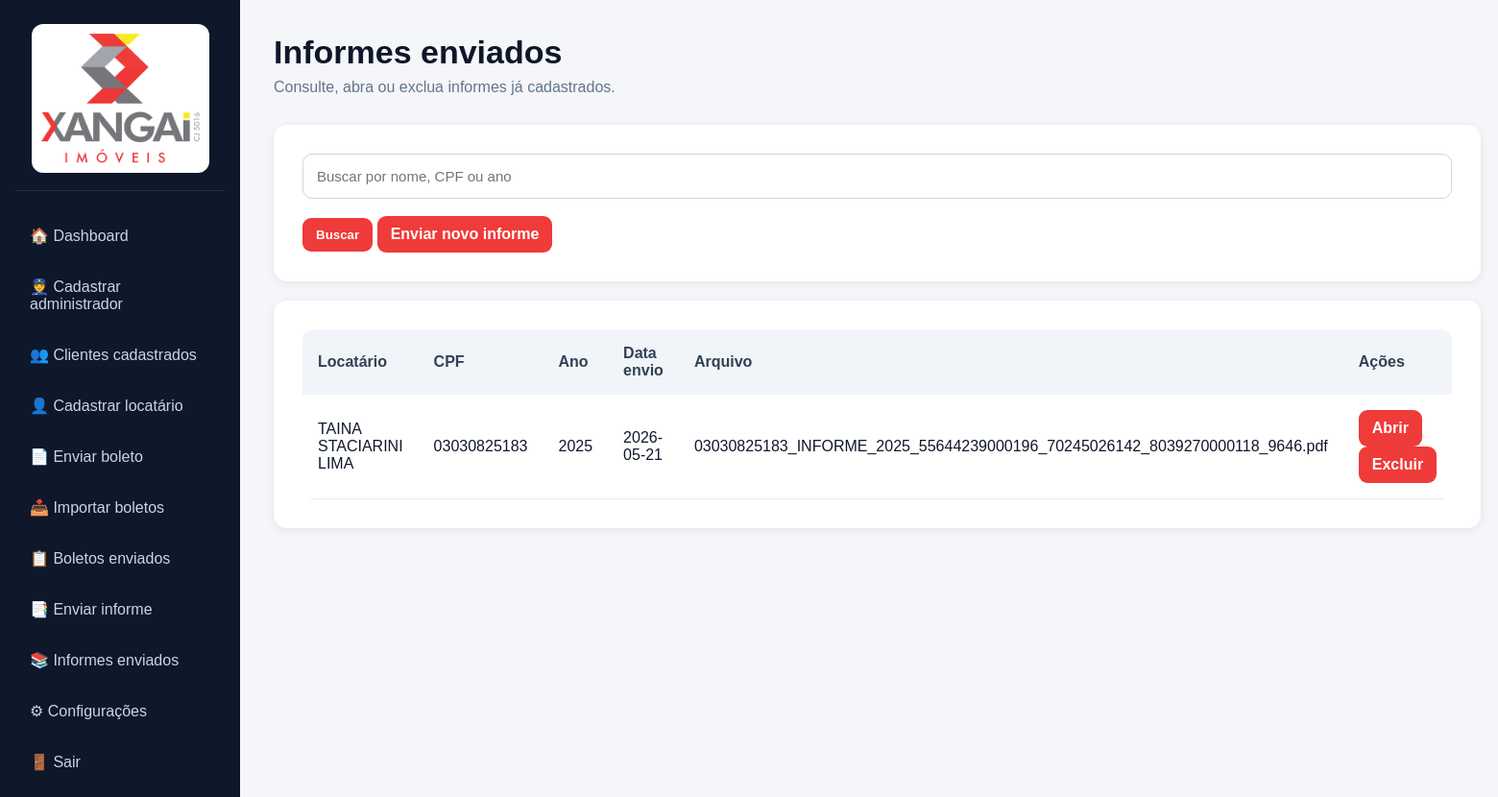
/informes_admin (signed in), run on the app's committed database.
### tables this page shows
CREATE TABLE informes (
        id INTEGER PRIMARY KEY AUTOINCREMENT,
        cpf_locatario TEXT NOT NULL,
        nome_locatario TEXT,
        nome_arquivo TEXT NOT NULL,
        ano TEXT,
        data_envio TEXT
    );

### main.py (the view)
@app.route("/informes_admin")
def informes_admin():
    if not login_obrigatorio_admin():
        return redirect("/")
    busca = request.args.get("busca", "").strip()
    conn = conectar()
    cursor = conn.cursor()
    if busca:
        termo = f"%{busca}%"
        cursor.execute("""
            SELECT id, nome_arquivo, nome_locatario, cpf_locatario, ano, data_envio
            FROM informes
            WHERE nome_locatario LIKE ? OR cpf_locatario LIKE ? OR ano LIKE ?
            ORDER BY id DESC
        """, (termo, termo, termo))
    else:
        cursor.execute("""
            SELECT id, nome_arquivo, nome_locatario, cpf_locatario, ano, data_envio
            FROM informes
            ORDER BY id DESC
        """)
    informes = cursor.fetchall()
    conn.close()
    return render_template("informes_admin.html", informes=informes, busca=busca)

### main.py (called while the page is built)
def conectar():
    return sqlite3.connect(DB_PATH)

def login_obrigatorio_admin():
    return session.get("tipo") == "admin"

### templates/informes_admin.html (shortened to what this page needs)
<!DOCTYPE html>
<html lang="pt-br">
<head><meta charset="UTF-8"><link rel="icon" href="{{ url_for('static', filename='img/favicon.png') }}"><title>Informes Enviados</title>
</head>
<body>
<div class="layout">
<aside class="menu">
    <div class="logo-area">
    <img src="{{ url_for('static', filename='img/logo_xangai.png') }}" alt="Xangai Imóveis" class="logo-menu">
</div>
    <a href="/admin">🏠 Dashboard</a>
    <a href="/cadastro_admin">👮 Cadastrar administrador</a>
    <a href="/clientes_admin">👥 Clientes cadastrados</a>
    <a href="/cadastro_locatario">👤 Cadastrar locatário</a>
    <a href="/upload_boleto">📄 Enviar boleto</a>
    <a href="/importar_boletos">📥 Importar boletos</a>
    <a href="/boletos_admin">📋 Boletos enviados</a>
    <a href="/upload_informe">📑 Enviar informe</a>
    <a href="/informes_admin">📚 Informes enviados</a>
    <a href="/configuracoes">⚙ Configurações</a>
    <a href="/logout">🚪 Sair</a>
</aside>
<main class="conteudo">
    <div class="topo">
        <h1>Informes enviados</h1>
        <p>Consulte, abra ou exclua informes já cadastrados.</p>
    </div>
    <div class="card">
        <form method="GET" action="/informes_admin">
            <input type="text" name="busca" value="{{ busca }}" placeholder="Buscar por nome, CPF ou ano">
            <button class="botao" type="submit">Buscar</button>
            <a class="botao" href="/upload_informe">Enviar novo informe</a>
        </form>
    </div>
    <div class="card">
        {% if informes %}
            <div class="tabela-scroll">
    <table>
                <thead>
                    <tr>
                        <th>Locatário</th>
                        <th>CPF</th>
                        <th>Ano</th>
                        <th>Data envio</th>
                        <th>Arquivo</th>
                        <th>Ações</th>
                    </tr>
                </thead>
                <tbody>
                    {% for informe in informes %}
                        <tr>
                            <td>{{ informe[2] }}</td>
                            <td>{{ informe[3] }}</td>
                            <td>{{ informe[4] }}</td>
                            <td>{{ informe[5] or '-' }}</td>
                            <td>{{ informe[1] }}</td>
                            <td>
                                <a class="botao" href="/baixar_informe/{{ informe[0] }}" target="_blank">Abrir</a>
                                <a class="botao botao-vermelho" href="/excluir_informe/{{ informe[0] }}" onclick="return confirm('Deseja realmente excluir este informe?')">Excluir</a>
                            </td>
                        </tr>
                    {% endfor %}
                </tbody>
            </table>
        {% else %}
            Nenhum informe encontrado.
        {% endif %}
                </div>
    </div>
</main>
</div>
</body>
</html>

### templates/informes_admin.html (style rules this page uses)
* { box-sizing: border-box; }
body { margin:0; font-family:Arial,sans-serif; background:#f4f6f9; color:#0f172a; }
.layout { display:flex; min-height:100vh; align-items:stretch; }
.menu { width:250px; min-height:100vh; background:#0f172a; color:white; padding:25px 18px; flex-shrink:0; position:sticky; top:0; align-self:flex-start; }
.menu a { display:block; color:#cbd5e1; text-decoration:none; padding:13px; border-radius:9px; margin-bottom:8px; }
.conteudo { flex:1; padding:35px; }
.topo { margin-bottom:30px; }
.topo h1 { margin:0; font-size:34px; }
.topo p { color:#64748b; margin-top:8px; }
.card { background:white; padding:30px; border-radius:14px; box-shadow:0 2px 10px rgba(0,0,0,.08); margin-bottom:20px; }
input { width:100%; padding:14px; border:1px solid #d1d5db; border-radius:10px; font-size:15px; margin-bottom:18px; background:white; }
.botao { display:inline-block; background:#2563eb; color:white; padding:10px 14px; border-radius:9px; border:none; text-decoration:none; font-weight:bold; cursor:pointer; }
.botao-vermelho { background:#dc2626; }
table { width:100%; border-collapse:collapse; background:white; }
th { background:#f1f5f9; text-align:left; padding:16px; color:#334155; }
td { padding:16px; border-bottom:1px solid #e5e7eb; }
.logo-area { text-align:center; margin-bottom:24px; padding-bottom:18px; border-bottom:1px solid rgba(255,255,255,.10); }
.logo-menu { width:185px; max-width:100%; display:block; margin:0 auto; background:white; border-radius:12px; padding:10px; }
.botao { background:#ef3b39 !important; }
.tabela-scroll { max-height:650px; overflow-y:auto; border-radius:12px; }
th { position:sticky; top:0; z-index:2; }

### data on the page
informes: nome_locatario "TAINA STACIARINI LIMA", cpf_locatario "03030825183", ano "2025", data_envio "2026-05-21", nome_arquivo "03030825183_INFORME_2025_55644239000196_70245026142_8039270000118_9646.pdf"
